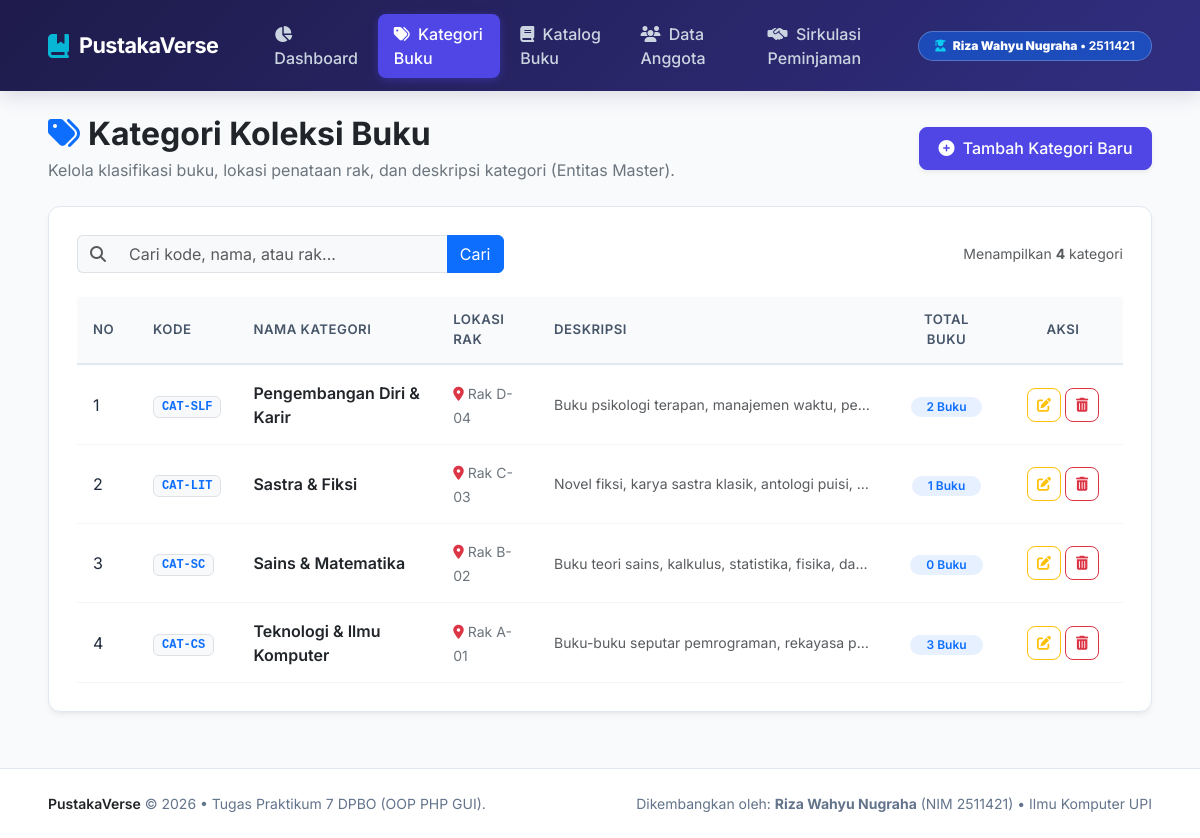
The app's page /index.php?page=categories with its own data.
### tables this page shows
CREATE TABLE categories (
    id INT AUTO_INCREMENT PRIMARY KEY,
    code VARCHAR(20) NOT NULL UNIQUE,
    name VARCHAR(100) NOT NULL,
    shelf_location VARCHAR(50) NOT NULL,
    description TEXT NULL,
    created_at TIMESTAMP DEFAULT CURRENT_TIMESTAMP
);

### config/db.php (called while the page is built, shortened)
<?php
class Database {
    private $host = "localhost";
    private $username = "root";
    private $password = "";
    private $dbname = "db_pustaka_tp7";
    public function __construct() {
        try {
            $dsn = "mysql:host=" . $this->host . ";dbname=" . $this->dbname . ";charset=utf8mb4";
            $options = [
                PDO::ATTR_ERRMODE            => PDO::ERRMODE_EXCEPTION,
                PDO::ATTR_DEFAULT_FETCH_MODE => PDO::FETCH_ASSOC,
                PDO::ATTR_EMULATE_PREPARES   => false,
            ];
            $this->conn = new PDO($dsn, $this->username, $this->password, $options);
        } catch (PDOException $e) {
            die("Koneksi Database Gagal: " . $e->getMessage());
        }
    }
}
?>

### class/Category.php (called while the page is built, shortened)
<?php
require_once __DIR__ . '/../config/db.php';
class Category {
    private $db;
    public function __construct() {
        $database = new Database();
        $this->db = $database->conn;
    }
    public function getAll($keyword = null) {
        if (!empty($keyword)) {
            $stmt = $this->db->prepare(
                "SELECT c.*, (SELECT COUNT(*) FROM books WHERE category_id = c.id) AS total_books
                 FROM categories c
                 WHERE c.name LIKE :kw OR c.code LIKE :kw OR c.shelf_location LIKE :kw
                 ORDER BY c.id DESC"
            );
            $param = '%' . trim($keyword) . '%';
            $stmt->bindValue(':kw', $param, PDO::PARAM_STR);
        } else {
            $stmt = $this->db->prepare(
                "SELECT c.*, (SELECT COUNT(*) FROM books WHERE category_id = c.id) AS total_books
                 FROM categories c
                 ORDER BY c.id DESC"
            );
        }
        $stmt->execute();
        return $stmt->fetchAll();
    }
}
?>

### view/categories.php (the view, shortened to what this page needs)
<?php
$searchKeyword = isset($_GET['search']) ? trim($_GET['search']) : '';
$categories = $categoryModel->getAll($searchKeyword);
?>
<div class="row align-items-center mb-4">
    <div class="col-md-7">
        <h2 class="fw-bold text-dark mb-1">
            <i class="fa-solid fa-tags text-primary me-2"></i>Kategori Koleksi Buku
        </h2>
        <p class="text-secondary mb-0">
            Kelola klasifikasi buku, lokasi penataan rak, dan deskripsi kategori (Entitas Master).
        </p>
    </div>
    <div class="col-md-5 text-md-end mt-3 mt-md-0">
        <button type="button" class="btn btn-primary-custom shadow-sm" data-bs-toggle="modal" data-bs-target="#modalTambahKategori">
            <i class="fa-solid fa-plus-circle me-1"></i> Tambah Kategori Baru
        </button>
    </div>
</div>
<div class="content-surface">
    <div class="row g-3 justify-content-between align-items-center mb-4">
        <div class="col-md-6 col-lg-5">
            <form method="GET" action="index.php" class="d-flex gap-2">
                <div class="input-group">
                    <span class="input-group-text bg-light border-end-0 text-muted">
                        <i class="fa-solid fa-magnifying-glass"></i>
                    </span>
                    <input type="text" name="search" class="form-control border-start-0 bg-light"
                           placeholder="Cari kode, nama, atau rak..."
                           value="<?= htmlspecialchars($searchKeyword) ?>">
                    <button class="btn btn-primary" type="submit">Cari</button>
                </div>
            </form>
        </div>
        <div class="col-md-4 text-md-end text-muted small">
            Menampilkan <strong><?= count($categories) ?></strong> kategori
        </div>
    </div>
    <div class="table-responsive">
        <table class="table table-custom align-middle">
            <thead>
                <tr>
                    <th style="width: 60px;">No</th>
                    <th>Kode</th>
                    <th>Nama Kategori</th>
                    <th>Lokasi Rak</th>
                    <th>Deskripsi</th>
                    <th class="text-center">Total Buku</th>
                    <th class="text-center" style="width: 120px;">Aksi</th>
                </tr>
            </thead>
            <tbody>
                <?php if (empty($categories)): ?>
                    <tr>
                        <td colspan="7" class="text-center py-5 text-muted">
                            <i class="fa-solid fa-folder-open fs-1 d-block mb-2 text-secondary opacity-50"></i>
                            Tidak ada data kategori yang sesuai.
                        </td>
                    </tr>
                <?php else: ?>
                    <?php $no = 1; foreach ($categories as $cat): ?>
                        <tr>
                            <td><?= $no++ ?></td>
                            <td>
                                <span class="badge bg-light text-primary border font-monospace px-2 py-1">
                                    <?= htmlspecialchars($cat['code']) ?>
                                </span>
                            </td>
                            <td>
                                <div class="fw-semibold text-dark"><?= htmlspecialchars($cat['name']) ?></div>
                            </td>
                            <td>
                                <span class="text-secondary small">
                                    <i class="fa-solid fa-location-dot text-danger me-1"></i><?= htmlspecialchars($cat['shelf_location']) ?>
                                </span>
                            </td>
                            <td>
                                <div class="text-muted small text-truncate" style="max-width: 320px;" title="<?= htmlspecialchars($cat['description']) ?>">
                                    <?= htmlspecialchars($cat['description'] ?: '-') ?>
                                </div>
                            </td>
                            <td class="text-center">
                                <span class="badge bg-primary bg-opacity-10 text-primary fw-semibold rounded-pill px-3 py-1">
                                    <?= $cat['total_books'] ?> Buku
                                </span>
                            </td>
                            <td class="text-center">
                                <div class="d-flex justify-content-center gap-1">
                                    <button type="button"
                                            class="btn btn-action btn-outline-warning btn-edit-category"
                                            title="Edit Kategori"
                                            data-bs-toggle="modal"
                                            data-bs-target="#modalEditKategori"
                                            data-id="<?= $cat['id'] ?>"
                                            data-code="<?= htmlspecialchars($cat['code']) ?>"
                                            data-name="<?= htmlspecialchars($cat['name']) ?>"
                                            data-shelf="<?= htmlspecialchars($cat['shelf_location']) ?>"
                                            data-desc="<?= htmlspecialchars($cat['description']) ?>">
                                        <i class="fa-solid fa-pen-to-square"></i>
                                    </button>
                                    <a href="index.php?page=categories&action=delete&id=<?= $cat['id'] ?>"
                                       class="btn btn-action btn-outline-danger"
                                       title="Hapus Kategori"
                                       onclick="return confirm('Apakah Anda yakin ingin menghapus kategori \'<?= htmlspecialchars(addslashes($cat['name'])) ?>\'?')">
                                        <i class="fa-solid fa-trash-can"></i>
                                    </a>
                                </div>
                            </td>
                        </tr>
                    <?php endforeach; ?>
                <?php endif; ?>
            </tbody>
        </table>
    </div>
</div>

### style/style.css (style rules this page uses)
:root { --primary-color: #4f46e5; --primary-hover: #4338ca; --primary-light: #eef2ff; --secondary-color: #06b6d4; --dark-surface: #0f172a; --card-bg: #ffffff; --text-primary: #1e293b; --text-secondary: #64748b; --border-color: #e2e8f0; --success-color: #10b981; --warning-color: #f59e0b; --danger-color: #ef4444; --font-sans: 'Inter', -apple-system, BlinkMacSystemFont, 'Segoe UI', Roboto, sans-serif; --border-radius: 12px; --box-shadow: 0 4px 6px -1px rgba(0, 0, 0, 0.05), 0 2px 4px -2px rgba(0, 0, 0, 0.05); --box-shadow-hover: 0 10px 15px -3px rgba(0, 0, 0, 0.08), 0 4px 6px -4px rgba(0, 0, 0, 0.04); }
body { font-family: var(--font-sans); background-color: #f8fafc; color: var(--text-primary); min-height: 100vh; display: flex; flex-direction: column; }
.content-surface { background: var(--card-bg); border-radius: var(--border-radius); border: 1px solid var(--border-color); box-shadow: var(--box-shadow); padding: 1.75rem; margin-bottom: 2rem; }
.table-custom { margin-bottom: 0; }
.table-custom th { background-color: #f8fafc; color: #475569; font-weight: 600; font-size: 0.825rem; text-transform: uppercase; letter-spacing: 0.5px; border-bottom: 2px solid var(--border-color); padding: 0.85rem 1rem; vertical-align: middle; }
.table-custom td { padding: 0.95rem 1rem; vertical-align: middle; color: var(--text-primary); border-bottom: 1px solid #f1f5f9; }
.btn-primary-custom { background-color: var(--primary-color); border-color: var(--primary-color); color: #ffffff; font-weight: 500; border-radius: 8px; padding: 0.55rem 1.15rem; transition: all 0.2s; }
.btn-action { width: 34px; height: 34px; padding: 0; display: inline-flex; align-items: center; justify-content: center; border-radius: 8px; font-size: 0.875rem; transition: all 0.15s; }

### records on screen
categories: code "CAT-SLF", name "Pengembangan Diri & Karir", shelf_location "Rak D-04", description "Buku psikologi terapan, manajemen waktu, pe…", total_books "2"
categories: code "CAT-LIT", name "Sastra & Fiksi", shelf_location "Rak C-03", description "Novel fiksi, karya sastra klasik, antologi puisi,…", total_books "1"
categories: code "CAT-SC", name "Sains & Matematika", shelf_location "Rak B-02", description "Buku teori sains, kalkulus, statistika, fisika, da…", total_books "0"
categories: code "CAT-CS", name "Teknologi & Ilmu Komputer", shelf_location "Rak A-01", description "Buku-buku seputar pemrograman, rekayasa p…", total_books "3"

### other values on screen
count($categories) "4"
